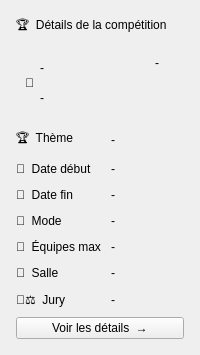
                        <widget class="QFrame" name="cardDetails">
                         <property name="card" stdset="0">
                          <bool>true</bool>
                         </property>
                         <layout class="QVBoxLayout" name="detailsLayout">
                          <property name="spacing">
                           <number>10</number>
                          </property>
                          <property name="leftMargin">
                           <number>16</number>
                          </property>
                          <property name="topMargin">
                           <number>16</number>
                          </property>
                          <property name="rightMargin">
                           <number>16</number>
                          </property>
                          <property name="bottomMargin">
                           <number>16</number>
                          </property>
                          <item>
                           <widget class="QLabel" name="lblDetails">
                            <property name="role" stdset="0">
                             <string notr="true">cardTitle</string>
                            </property>
                            <property name="text">
                             <string>🏆  Détails de la compétition</string>
                            </property>
                           </widget>
                          </item>
                          <item>
                           <widget class="QFrame" name="detailHead">
                            <layout class="QHBoxLayout" name="detailHeadLayout">
                             <item>
                              <widget class="QLabel" name="dIco">
                               <property name="text">
                                <string>🍃</string>
                               </property>
                              </widget>
                             </item>
                             <item>
                              <layout class="QVBoxLayout" name="detailNameLayout">
                               <item>
                                <widget class="QLabel" name="dNom">
                                 <property name="text">
                                  <string>-</string>
                                 </property>
                                </widget>
                               </item>
                               <item>
                                <widget class="QLabel" name="dId">
                                 <property name="text">
                                  <string>-</string>
                                 </property>
                                </widget>
                               </item>
                              </layout>
                             </item>
                             <item>
                              <spacer name="detailHeadSpacer">
                               <property name="orientation">
                                <enum>Qt::Horizontal</enum>
                               </property>
                               <property name="sizeHint" stdset="0">
                                <size>
                                 <width>40</width>
                                 <height>20</height>
                                </size>
                               </property>
                              </spacer>
                             </item>
                             <item>
                              <layout class="QVBoxLayout" name="detailBadgeLayout">
                               <item>
                                <widget class="QLabel" name="dBadge">
                                 <property name="text">
                                  <string>-</string>
                                 </property>
                                </widget>
                               </item>
                               <item>
                                <spacer name="detailBadgeSpacer">
                                 <property name="orientation">
                                  <enum>Qt::Vertical</enum>
                                 </property>
                                 <property name="sizeHint" stdset="0">
                                  <size>
                                   <width>20</width>
                                   <height>40</height>
                                  </size>
                                 </property>
                                </spacer>
                               </item>
                              </layout>
                             </item>
                            </layout>
                           </widget>
                          </item>
                          <item>
                           <layout class="QGridLayout" name="detailsGrid">
                            <property name="verticalSpacing">
                             <number>12</number>
                            </property>
                            <item row="0" column="0">
                             <widget class="QLabel" name="dThemeLabel">
                              <property name="text">
                               <string>🏆  Thème</string>
                              </property>
                             </widget>
                            </item>
                            <item row="0" column="1">
                             <widget class="QLabel" name="dTheme">
                              <property name="text">
                               <string>-</string>
                              </property>
                             </widget>
                            </item>
                            <item row="1" column="0">
                             <widget class="QLabel" name="dDebutLabel">
                              <property name="text">
                               <string>📅  Date début</string>
                              </property>
                             </widget>
                            </item>
                            <item row="1" column="1">
                             <widget class="QLabel" name="dDebut">
                              <property name="text">
                               <string>-</string>
                              </property>
                             </widget>
                            </item>
                            <item row="2" column="0">
                             <widget class="QLabel" name="dFinLabel">
                              <property name="text">
                               <string>📅  Date fin</string>
                              </property>
                             </widget>
                            </item>
                            <item row="2" column="1">
                             <widget class="QLabel" name="dFin">
                              <property name="text">
                               <string>-</string>
                              </property>
                             </widget>
                            </item>
                            <item row="3" column="0">
                             <widget class="QLabel" name="dModeLabel">
                              <property name="text">
                               <string>👥  Mode</string>
                              </property>
                             </widget>
                            </item>
                            <item row="3" column="1">
                             <widget class="QLabel" name="dMode">
                              <property name="text">
                               <string>-</string>
                              </property>
                             </widget>
                            </item>
                            <item row="4" column="0">
                             <widget class="QLabel" name="dMaxLabel">
                              <property name="text">
                               <string>👥  Équipes max</string>
                              </property>
                             </widget>
                            </item>
                            <item row="4" column="1">
                             <widget class="QLabel" name="dMax">
                              <property name="text">
                               <string>-</string>
                              </property>
                             </widget>
                            </item>
                            <item row="5" column="0">
                             <widget class="QLabel" name="dSalleLabel">
                              <property name="text">
                               <string>📍  Salle</string>
                              </property>
                             </widget>
                            </item>
                            <item row="5" column="1">
                             <widget class="QLabel" name="dSalle">
                              <property name="text">
                               <string>-</string>
                              </property>
                             </widget>
                            </item>
                            <item row="6" column="0">
                             <widget class="QLabel" name="dJuryLabel">
                              <property name="text">
                               <string>🧑‍⚖️  Jury</string>
                              </property>
                             </widget>
                            </item>
                            <item row="6" column="1">
                             <widget class="QLabel" name="dJury">
                              <property name="text">
                               <string>-</string>
                              </property>
                             </widget>
                            </item>
                           </layout>
                          </item>
                          <item>
                           <widget class="QPushButton" name="btnDetails">
                            <property name="cursor">
                             <cursorShape>PointingHandCursor</cursorShape>
                            </property>
                            <property name="kind" stdset="0">
                             <string notr="true">primary</string>
                            </property>
                            <property name="text">
                             <string>Voir les détails  →</string>
                            </property>
                           </widget>
                          </item>
                         </layout>
                        </widget>
